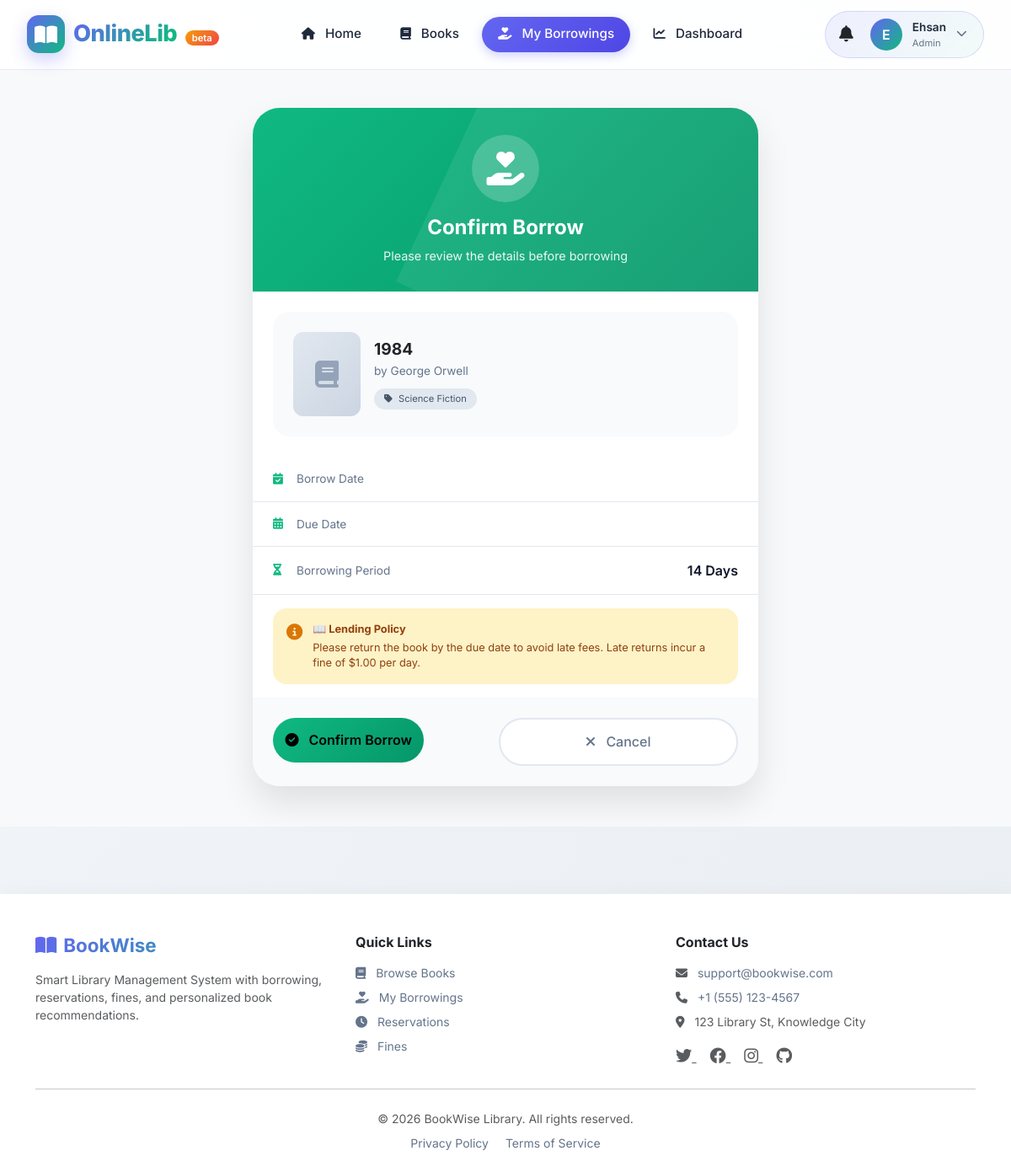
The app's page /borrowing/reserve/9/ (signed in), older data.
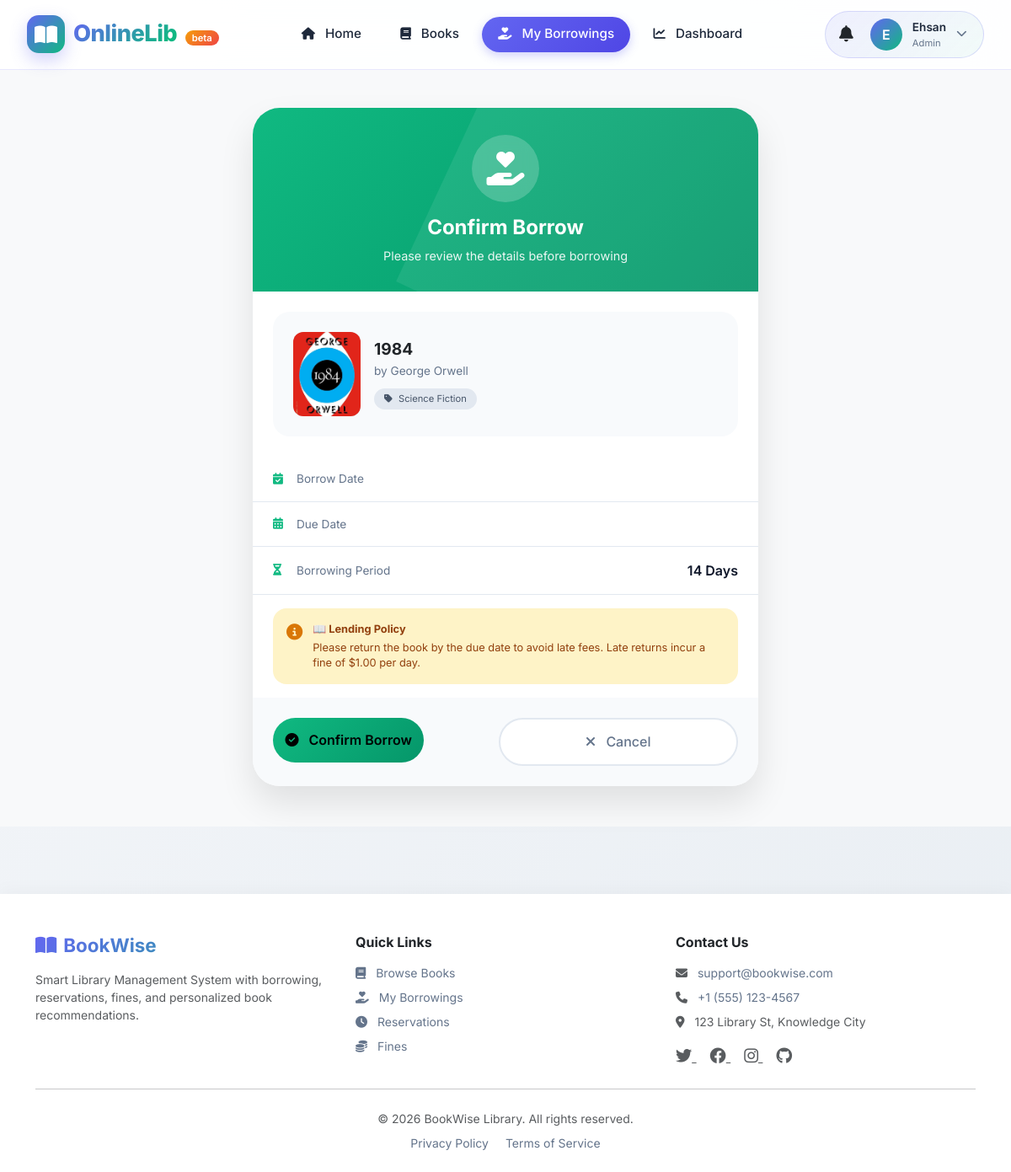
The same page, newer data.
### books/models.py (models this page shows, shortened)
class Book(models.Model):
    title = models.CharField(max_length=255)
    author = models.CharField(max_length=255)
    genre = models.CharField(max_length=100)
    description = models.TextField(blank=True)
    publish_year = models.PositiveIntegerField()
    isbn = models.CharField(max_length=20, unique=True)
    total_copies = models.PositiveIntegerField(default=1)
    available_copies = models.PositiveIntegerField(default=1)
    cover_image = models.ImageField(upload_to="book_covers/", blank=True)
    def __init__(self, *args, **kwargs):
        available_copies_was_provided = "available_copies" in kwargs
        super().__init__(*args, **kwargs)
        self._available_copies_was_provided = available_copies_was_provided
    def __setattr__(self, name, value):
        if name == "available_copies" and "_available_copies_was_provided" in self.__dict__:
            self.__dict__["_available_copies_was_provided"] = True
        super().__setattr__(name, value)
    class Meta:
        ordering = ["title"]
        verbose_name = "book"
        verbose_name_plural = "books"

### borrowing/views.py (the view, shortened to what this page needs)
# urls.py: path("reserve/<int:book_id>/", ReserveBookView.as_view(), name="reserve_book"),
class ReserveBookView(LoginRequiredMixin, View):
    def get(self, request, book_id):
        book = get_object_or_404(Book, pk=book_id)
        if book.available_copies > 0:
            messages.error(request, "You can only reserve books that are currently out of stock.", extra_tags="danger")
            return redirect("books:book_detail", pk=book_id)
        return render(request, "borrowing/reserve_confirm.html", {"book": book})

### borrowing/templates/borrowing/reserve_confirm.html (shortened to what this page needs)
{% extends "base.html" %}
{% load static %}
{% block content %}
<section class="py-5 bg-light min-vh-100 d-flex align-items-center">
    <div class="container">
        <div class="confirm-container">
            <div class="confirm-card">
                <div class="confirm-header">
                    <div class="confirm-icon">
                        <i class="fas fa-hand-holding-heart"></i>
                    </div>
                    <h2>Confirm Borrow</h2>
                    <p>Please review the details before borrowing</p>
                </div>
                <div class="book-detail-card">
                    <div class="book-cover-confirm">
                        {% if book.cover_image %}
                            <img src="{{ book.cover_image.url }}" alt="{{ book.title }}">
                        {% else %}
                            <i class="fas fa-book"></i>
                        {% endif %}
                    </div>
                    <div class="book-info-confirm">
                        <h3>{{ book.title }}</h3>
                        <div class="author">by {{ book.author }}</div>
                        <span class="genre"><i class="fas fa-tag me-1"></i> {{ book.genre }}</span>
                    </div>
                </div>
                <div class="info-row">
                    <div class="info-label">
                        <i class="fas fa-calendar-check"></i>
                        Borrow Date
                    </div>
                </div>
                <div class="info-row">
                    <div class="info-label">
                        <i class="fas fa-calendar-alt"></i>
                        Due Date
                    </div>
                </div>
                <div class="info-row">
                    <div class="info-label">
                        <i class="fas fa-hourglass-half"></i>
                        Borrowing Period
                    </div>
                    <div class="info-value">14 Days</div>
                </div>
                <div class="warning-box">
                    <i class="fas fa-info-circle"></i>
                    <div class="warning-text">
                        <strong>📖 Lending Policy</strong>
                        Please return the book by the due date to avoid late fees.
                        Late returns incur a fine of $1.00 per day.
                    </div>
                </div>
                <div class="action-buttons">
                    <form method="post" style="flex: 1;">
                        <button type="submit" class="btn-confirm">
                            <i class="fas fa-check-circle me-2"></i> Confirm Borrow
                        </button>
                    </form>
                    <a href="{% url 'books:book_detail' book.pk %}" class="btn-cancel-confirm">
                        <i class="fas fa-times me-2"></i> Cancel
                    </a>
                </div>
            </div>
        </div>
    </div>
</section>
{% endblock %}

Row changes from the older to the newer data that the page shows:
changed Book "George Orwell": cover_image: picture added; cover_image empty → "book_covers/2.jpg" (drawn)
